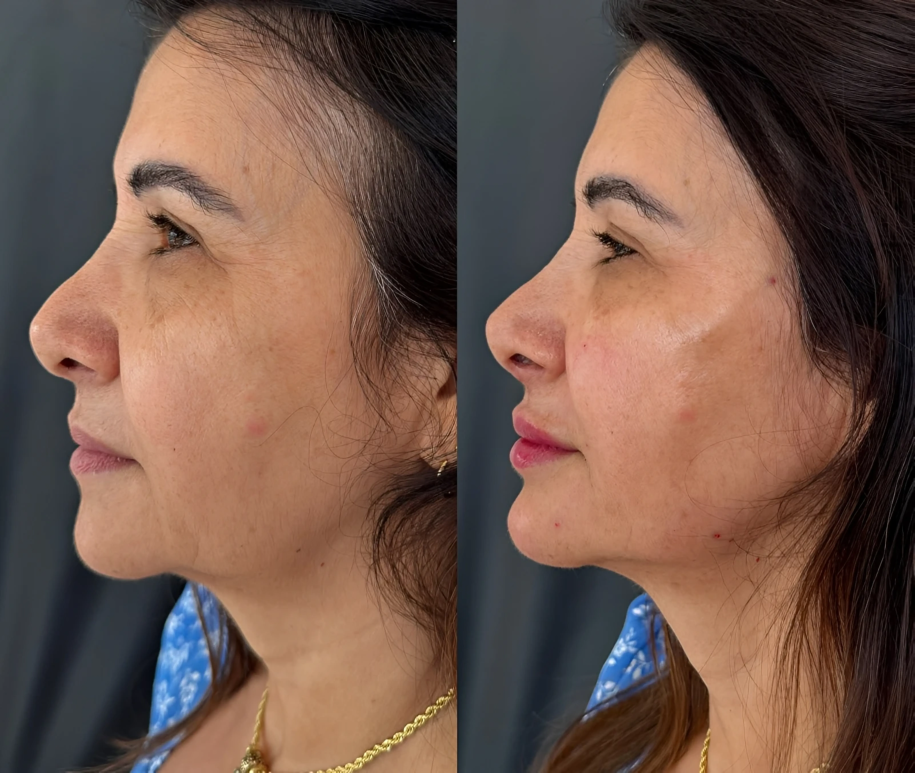
#> input picture design-sistem-napele/assets/results/Clínica harmonização protocolp full face.webp, 6400 x 5408 px (shown at 1/7 size)
$ python prep-full-face.py
#> lines starting #> are read from the running program, lines starting #| are printed output that depends on the picture
"""Web versions of the "Protocolo Full Face Fialho" photos (assets/results/*.webp -> assets/fullface/*.webp).

Three crops of two result photos that the Results section already holds (each source is a before/after pair, 6400 px wide, two halves side by side):
  protocolo-{480,960}.webp  4:5, the right half ("depois") of "Clinica harmonizacao protocolp full face.webp": the photo of the section's first block
  antes-{480,960}.webp      3:4, the left half of "Full Face Anapolis.webp":  the left card of the section's second block
  depois-{480,960}.webp     3:4, the right half of the same photo:            the right card
The sources are never touched. Run again after changing a crop box or a constant below:
    python -I tools/prep-full-face.py [out_dir]        (default out_dir: assets/fullface)
The sizes (480 and 960 px wide) are the ones the srcset of the "Protocolo Full Face Fialho" block asks for (overview/index.html). Needs Pillow.
"""
import os
import sys

from PIL import Image, ImageFilter

HERE = os.path.dirname(os.path.abspath(__file__))
ROOT = os.path.dirname(HERE)
SRC_DIR = os.path.join(ROOT, 'assets', 'results')
OUT = sys.argv[1] if len(sys.argv) > 1 else os.path.join(ROOT, 'assets', 'fullface')

PAIR_PROFILE = 'Clínica harmonização protocolp full face.webp'   # 6400 x 5408: two halves of 3200 x 5408
PAIR_FRONT = 'Full Face Anapolis.webp'                            # 6400 x 4720: two halves of 3200 x 4720

# name -> (source, (left, top, right, bottom) in source pixels, aspect w:h). The boxes keep the whole width of a half and cut the height to the
# aspect; TOP is where the box starts, chosen so the face sits with the eyes in the upper third and neither forehead nor chin is cut.
TOP = 250
CROPS = {
    'protocolo': (PAIR_PROFILE, (3200, TOP, 6400, TOP + 4000), (4, 5)),
    'antes': (PAIR_FRONT, (0, TOP, 3200, TOP + 4267), (3, 4)),
    'depois': (PAIR_FRONT, (3200, TOP, 6400, TOP + 4267), (3, 4)),
}
WIDTHS = (480, 960)
SHARPEN = {480: (0.7, 55), 960: (1.1, 55)}     # width -> (radius, percent) of the unsharp after scaling
QUALITY = 88


def main():
    os.makedirs(OUT, exist_ok=True)
    cache = {}
    for name, (src, box, (aw, ah)) in CROPS.items():
        if src not in cache:
            cache[src] = Image.open(os.path.join(SRC_DIR, src)).convert('RGB')
        crop = cache[src].crop(box)
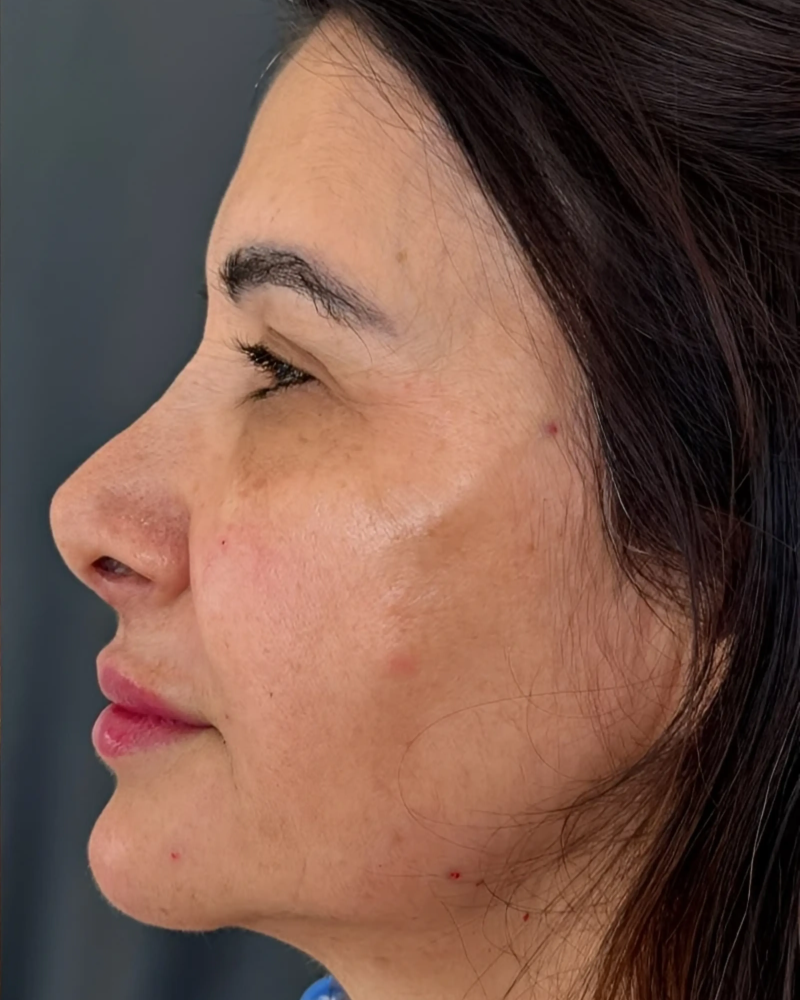
#> crop: PIL image 3200x4000 RGB (shown at 1/4 size); mean R, G, B 113.1, 82.9, 71.3
        for w in WIDTHS:
            h = round(w * ah / aw)
            radius, percent = SHARPEN[w]
            im = crop.resize((w, h), Image.LANCZOS).filter(ImageFilter.UnsharpMask(radius=radius, percent=percent, threshold=2))
            out = os.path.join(OUT, f'{name}-{w}.webp')
            im.save(out, 'WEBP', quality=QUALITY, method=6)
            print(f'{name}-{w}.webp  {w}x{h}  {os.path.getsize(out) // 1024} KB')
#> this loop made 2 passes
#> pass 1, in main, `im = crop.resize((w, h), Image.LANCZOS).filter(ImageFilter.UnsharpMask..`:
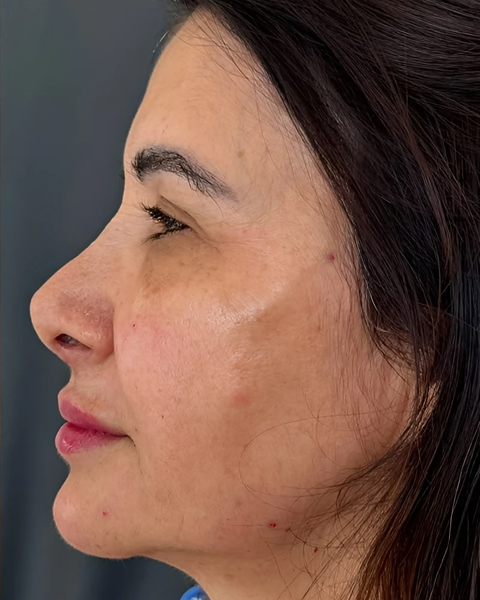
#> im: PIL image 480x600 RGB; mean R, G, B 113.1, 83, 71.4
#> pass 2 of the loop in main, `for name, (src, box, (aw, ah)) in CROPS.items():`:
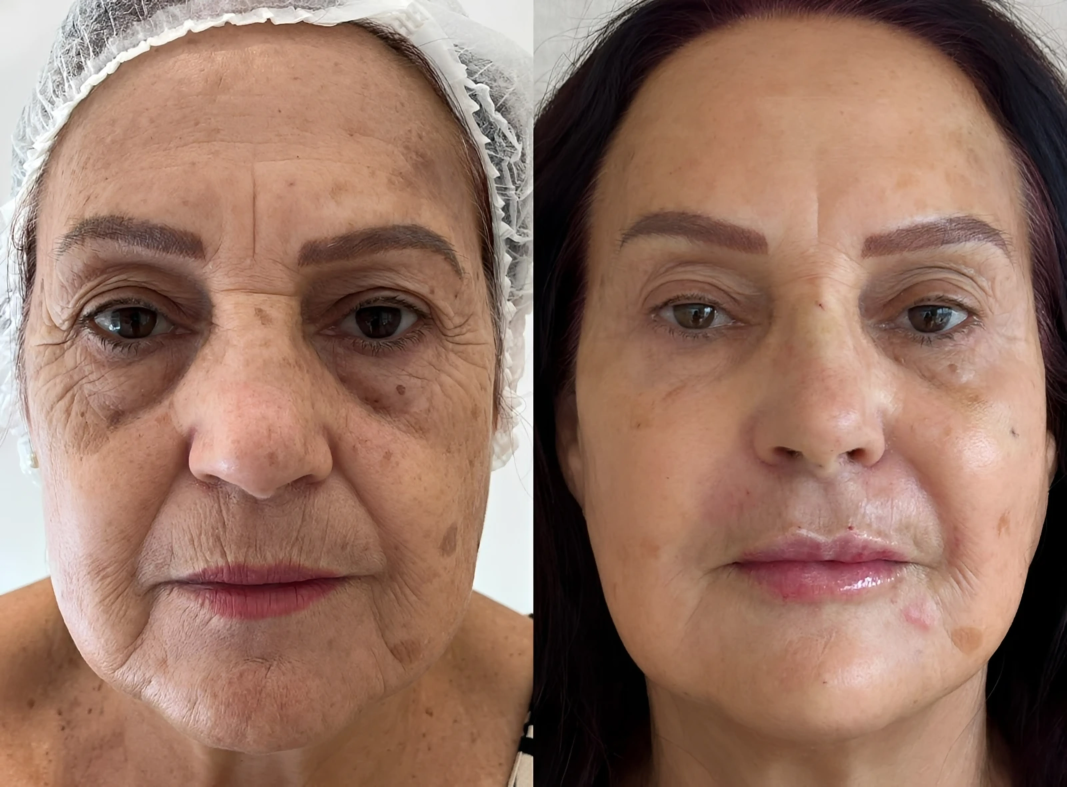
#> input picture design-sistem-napele/assets/results/Full Face Anapolis.webp, 6400 x 4720 px (shown at 1/6 size)
#> in main, `crop = cache[src].crop(box)`:
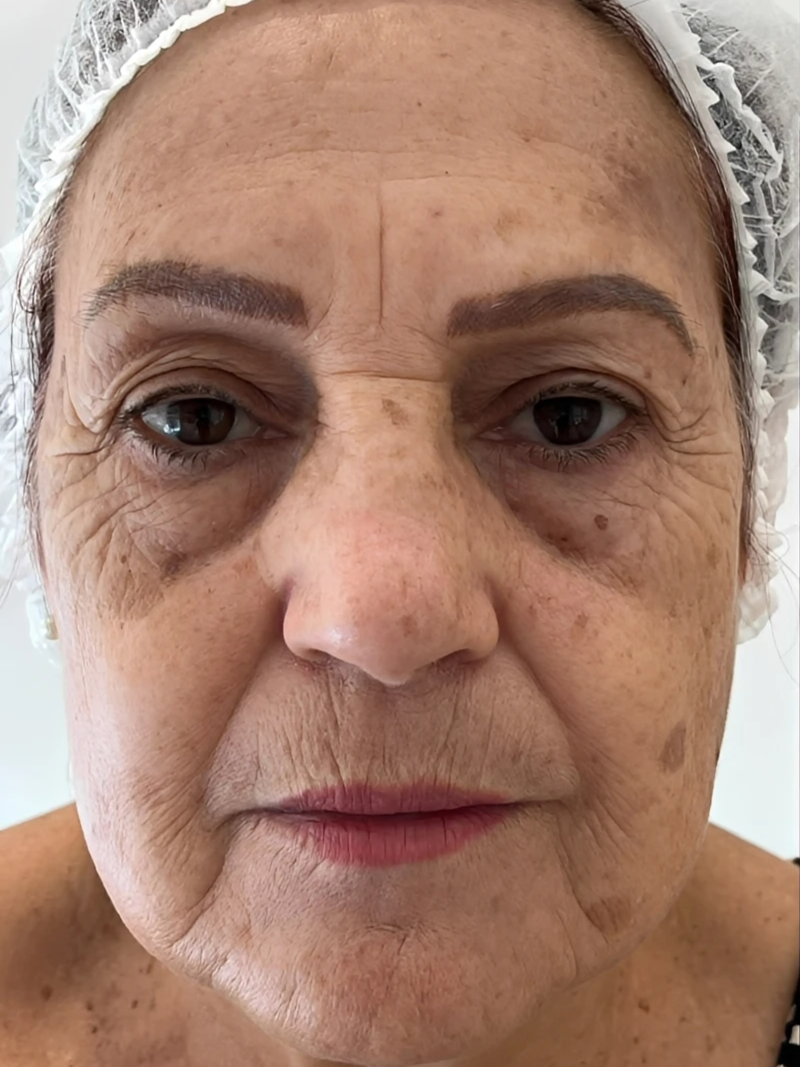
#> crop: PIL image 3200x4267 RGB (shown at 1/4 size); mean R, G, B 165.4, 128.8, 111.6
#> the loop in main, `for w in WIDTHS:` made 2 passes
#| antes-480.webp  480x640  50 KB
#| antes-960.webp  960x1280  115 KB
#> pass 1, in main, `im = crop.resize((w, h), Image.LANCZOS).filter(ImageFilter.UnsharpMask..`:
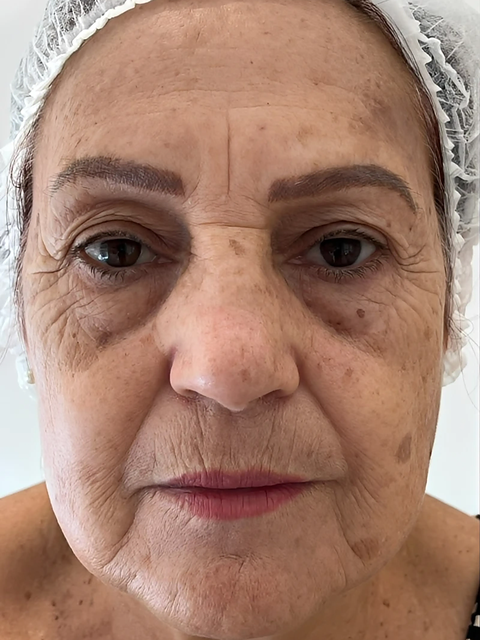
#> im: PIL image 480x640 RGB; mean R, G, B 165.3, 128.8, 111.6


if __name__ == '__main__':
    main()
